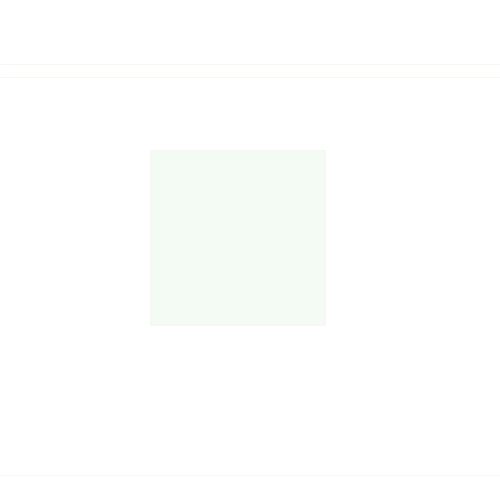
Frame 1 (no input)
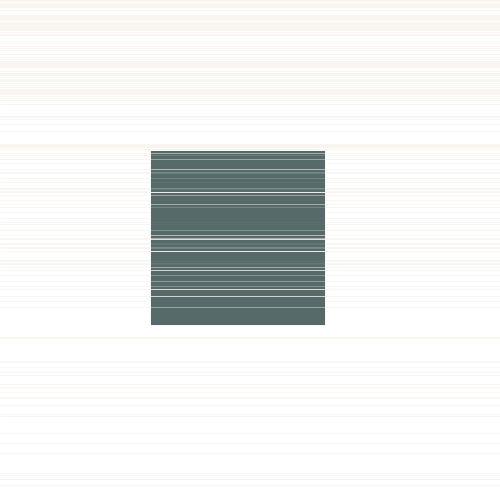
Frame 60 (the mouse pressed at the canvas centre just before this capture)
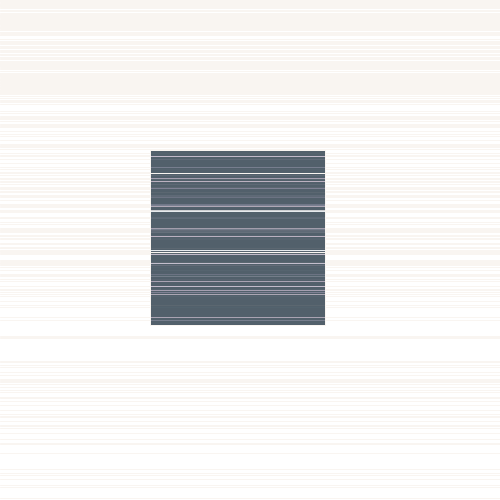
Frame 120 (the mouse held since frame 60 and released just before this capture)

The Processing sketch that drew these frames (run headless with seeded random() and noise(); from frame 60 on, the mouse is pressed at the canvas centre):

// Processing sketch: processing_183850
// ── processing_183850.pde

void setup() {
  
  size (500,500);
  background (255);
}
  
void draw() {
  

  

 float distance_top = random(100);
  stroke(#f9f5f1);
  line(0,distance_top, 500,distance_top);
  //line(distance_top, 0, distance_top, 500);
  
    float distance_left = random (300);
  line (0,distance_left, 500, distance_left);
  
  float distance_bottom = random (500);
   line (0,distance_bottom, 500, distance_bottom);
   fill(random(173), random(207), random(211), random (30));
  
  rect( 150, 150, 175, 175);

  //line(  150, 150, random(150), random(200));
  
}
